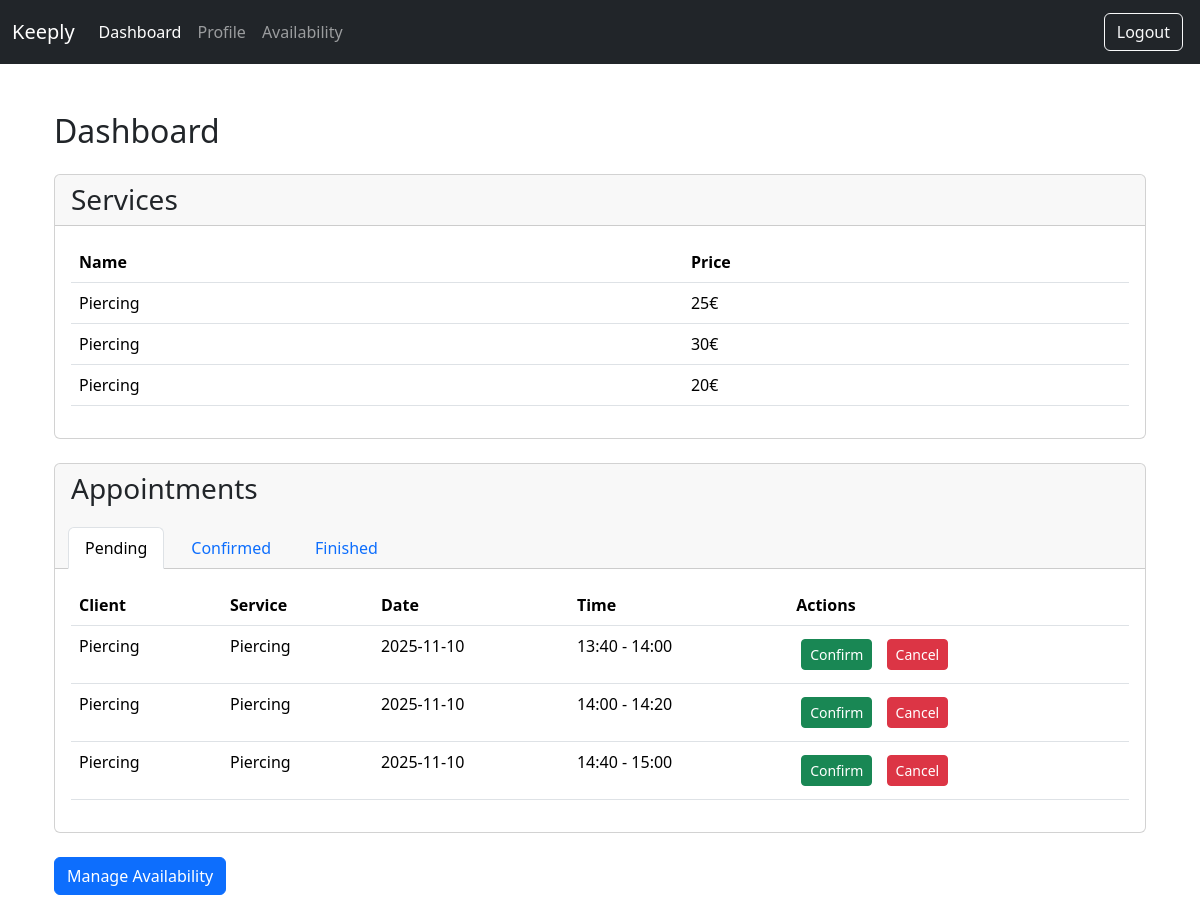
The app's page /dashboard (signed in) with its own data.
### tables this page shows
CREATE TABLE services (
    id INTEGER PRIMARY KEY AUTOINCREMENT,
    user_id INTEGER NOT NULL,	
    name TEXT NOT NULL,
    description TEXT NOT NULL,
    price INTEGER NOT NULL,
    FOREIGN KEY (user_id) REFERENCES users(id) ON DELETE CASCADE
);

CREATE TABLE appointments (
    id INTEGER PRIMARY KEY AUTOINCREMENT,
    user_id INTEGER NOT NULL,
    client_id INTEGER NOT NULL,
    slot_id INTEGER NOT NULL,
    service_id INTEGER NO NULL,
    status TEXT DEFAULT 'Pending', -- Pending, Confirmed and Finished
    FOREIGN KEY (user_id) REFERENCES users(id),
    FOREIGN KEY (client_id) REFERENCES clients(id),
    FOREIGN KEY (slot_id) REFERENCES timeslots(id),
    FOREIGN KEY (service_id) REFERENCES services(id)
);

CREATE TABLE clients (
    id INTEGER PRIMARY KEY AUTOINCREMENT,
    name TEXT NOT NULL,
    email TEXT NOT NULL,
    phone TEXT NOT NULL
);

CREATE TABLE timeslots (
    id INTEGER PRIMARY KEY AUTOINCREMENT,
    user_id INTEGER NOT NULL,
    date TEXT NOT NULL,
    time_start TEXT NOT NULL,
    time_end TEXT NOT NULL,
    duration INTEGER NOT NULL, -- in minutes
    status TEXT  DEFAULT 'Free', -- Free or Booked
    FOREIGN KEY (user_id) REFERENCES users(id) ON DELETE CASCADE
);

### app.py (the view)
@app.route("/dashboard")
@login_required
def dashboard():
    user_id = session["user_id"]
    services = db.execute("SELECT * FROM services WHERE user_id = ?", user_id)
    appointments = db.execute("""
        SELECT
            a.id,
            a.status,
            c.name as client_name,
            c.email as client_email,
            c.phone as client_phone,
            s.name as service_name,
            t.date,
            t.time_start,
            t.time_end
        FROM appointments a
        JOIN clients c ON a.client_id = c.id
        JOIN services s ON a.service_id = s.id
        JOIN timeslots t ON a.slot_id = t.id
        WHERE a.user_id = ?
        ORDER BY t.date, t.time_start
    """, user_id)
    return render_template("dashboard.html",
                         services=services,
                         appointments=appointments)

### app.py (called while the page is built)
@app.after_request
def after_request(response):
    response.headers['Cache-Control'] = 'no-cache, no-store, must-revalidate'
    response.headers['Pragma'] = 'no-cache'
    response.headers['Expires'] = '0'
    return response

### helper.py (called while the page is built)
def login_required(f):
    @wraps(f)
    def decorated_function(*args, **kwargs):
        if session.get("user_id") is None:
            return redirect("/login")
        return f(*args, **kwargs)
    return decorated_function

### templates/dashboard.html (shortened to what this page needs)
{% extends "layout.html" %}
{% block main %}
    <div class="container">
        <h2 class="mb-4">Dashboard</h2>
        <div class="card mb-4">
            <div class="card-header">
                <h3 class="mb-0">Services</h3>
            </div>
            <div class="card-body">
                <div class="table-responsive">
                    <table class="table">
                        <thead>
                            <tr>
                                <th>Name</th>
                                <th>Price</th>
                            </tr>
                        </thead>
                        <tbody>
                            {% for s in services %}
                            <tr>
                                <td>{{ s.name }}</td>
                                <td>{{ s.price }}€</td>
                            </tr>
                            {% endfor %}
                        </tbody>
                    </table>
                </div>
            </div>
        </div>
        <div class="card">
            <div class="card-header">
                <h3 class="mb-3">Appointments</h3>
                <ul class="nav nav-tabs card-header-tabs" id="appointmentTabs" role="tablist">
                    <li class="nav-item" role="presentation">
                        <button class="nav-link active" id="pending-tab" data-bs-toggle="tab" data-bs-target="#pending" type="button" role="tab" aria-controls="pending" aria-selected="true">
                            Pending
                        </button>
                    </li>
                    <li class="nav-item" role="presentation">
                        <button class="nav-link" id="confirmed-tab" data-bs-toggle="tab" data-bs-target="#confirmed" type="button" role="tab" aria-controls="confirmed" aria-selected="false">
                            Confirmed
                        </button>
                    </li>
                    <li class="nav-item" role="presentation">
                        <button class="nav-link" id="finished-tab" data-bs-toggle="tab" data-bs-target="#finished" type="button" role="tab" aria-controls="finished" aria-selected="false">
                            Finished
                        </button>
                    </li>
                </ul>
            </div>
            <div class="card-body">
                <div class="tab-content" id="appointmentTabsContent">
                    <div class="tab-pane fade show active" id="pending" role="tabpanel" aria-labelledby="pending-tab">
                        <div class="table-responsive">
                            <table class="table">
                                <thead>
                                    <tr>
                                        <th>Client</th>
                                        <th>Service</th>
                                        <th>Date</th>
                                        <th>Time</th>
                                        <th>Actions</th>
                                    </tr>
                                </thead>
                                <tbody>
                                    {% for a in appointments if a.status == 'pending' %}
                                    <tr>
                                        <td>{{ a.client_name }}</td>
                                        <td>{{ a.service_name }}</td>
                                        <td>{{ a.date }}</td>
                                        <td>{{ a.time_start }} - {{ a.time_end }}</td>
                                        <td>
                                            <button class="btn btn-success btn-sm btn-confirm" data-appointment-id="{{ a.id }}">
                                                Confirm
                                            </button>
                                            <button class="btn btn-danger btn-sm btn-cancel" data-appointment-id="{{ a.id }}">
                                                Cancel
                                            </button>
                                        </td>
                                    </tr>
                                    {% endfor %}
                                </tbody>
                            </table>
                        </div>
                    </div>
                </div>
            </div>
        </div>
        <div class="mt-4">
            <a href="/availability" class="btn btn-primary">Manage Availability</a>
        </div>
    </div>
{% endblock %}

### templates/layout.html (shortened to what this page needs)
<!DOCTYPE html>
<html lang="en">
    <head>
        <link href="https://cdn.jsdelivr.net/npm/bootstrap@5.3.3/dist/css/bootstrap.min.css" rel="stylesheet">
        <link href="/static/stylesheet.css" rel="stylesheet">
    </head>
    <body>
        {% include 'header.html' %}
        <main class="container py-5">
            {% block main %}{% endblock %}
        </main>
    </body>
</html>

### templates/header.html (shortened to what this page needs)
<nav class="navbar navbar-expand-lg navbar-dark bg-dark">
    <div class="container-fluid">
        <a class="navbar-brand" href="/">Keeply</a>
        <div class="collapse navbar-collapse" id="navbarNav">
            <ul class="navbar-nav me-auto">
                {% if session.user_id %}
                    <li class="nav-item">
                        <a class="nav-link {% if request.endpoint == 'dashboard' %}active disabled{% endif %}" href="/dashboard">
                            Dashboard
                        </a>
                    </li>
                    <li class="nav-item">
                        <a class="nav-link {% if request.endpoint == 'profile' %}active disabled{% endif %}" href="/profile">
                            Profile
                        </a>
                    </li>
                    <li class="nav-item">
                        <a class="nav-link {% if request.endpoint == 'availability' %}active disabled{% endif %}" href="/availability">
                            Availability
                        </a>
                    </li>
                {% endif %}
            </ul>
            <ul class="navbar-nav">
                {% if session.user_id %}
                    <li class="nav-item">
                        <form action="/logout" method="post" class="d-inline">
                            <button type="submit" class="btn btn-outline-light">Logout</button>
                        </form>
                    </li>
                {% endif %}
            </ul>
        </div>
    </div>
</nav>

### static/stylesheet.css (style rules this page uses)
button { margin: 5px; padding: 8px 12px; }

### records on screen
services: name "Piercing", price "25"
services: name "Piercing", price "30"
services: name "Piercing", price "20"
appointments: client_name "Piercing", service_name "Piercing", date "2025-11-10", time_start "13:40", time_end "14:00"
appointments: client_name "Piercing", service_name "Piercing", date "2025-11-10", time_start "14:00", time_end "14:20"
appointments: client_name "Piercing", service_name "Piercing", date "2025-11-10", time_start "14:40", time_end "15:00"
